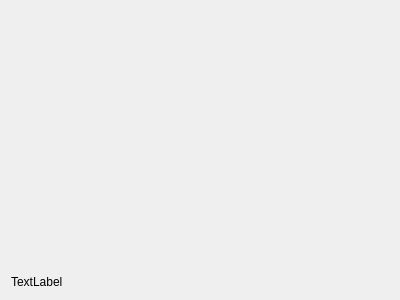
<?xml version="1.0" encoding="UTF-8"?>
<ui version="4.0">
 <class>fileinfo</class>
 <widget class="QWidget" name="fileinfo">
  <property name="geometry">
   <rect>
    <x>0</x>
    <y>0</y>
    <width>400</width>
    <height>300</height>
   </rect>
  </property>
  <property name="windowTitle">
   <string>fileinfo</string>
  </property>
  <layout class="QVBoxLayout" name="verticalLayout">
   <item>
    <widget class="QStackedWidget" name="stackedWidget">
     <property name="currentIndex">
      <number>-1</number>
     </property>
    </widget>
   </item>
   <item>
    <widget class="QLabel" name="commandLabel">
     <property name="text">
      <string>TextLabel</string>
     </property>
    </widget>
   </item>
  </layout>
 </widget>
 <resources/>
 <connections/>
</ui>
